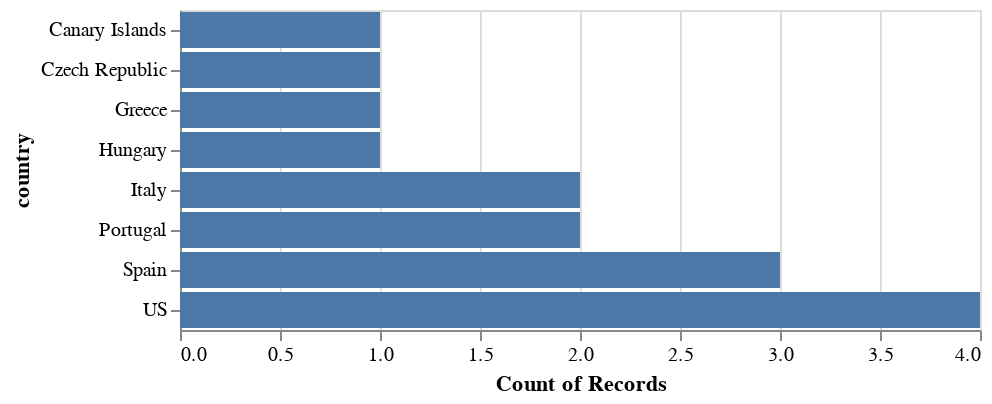

The code cell stored with this chart in its notebook:
### Code cell
barsplt = alt.Chart(holiday_dest).mark_bar().encode(
    y='country:N',
    #color='star_rating',
    x='count(country):Q'

)
barsplt

### Figure 1 — Vega-Lite specification as saved in the notebook (floating-point values rounded to 4 significant figures)
{"config": {"view": {"continuousWidth": 400, "continuousHeight": 300}}, "data": {"name": "data-614fe93f3e0cb127a16caa591b0c21ef"}, "mark": "bar", "encoding": {"x": {"aggregate": "count", "field": "country", "type": "quantitative"}, "y": {"field": "country", "type": "nominal"}}, "$schema": "https://vega.github.io/schema/vega-lite/v4.17.0.json", "datasets": {"data-614fe93f3e0cb127a16caa591b0c21ef": [{"destination": "Balaia Golf Village", "cities": "Algarve", "country": "Portugal", "package-including": 8, "feedback": "Good", "star_rating": "2-Star", "avg_reviews_score": 8.2}, {"destination": "Carlton & Grand Canal", "cities": "Rome", "country": "Italy", "package-including": 5, "feedback": "Excellent", "star_rating": "4-Star", "avg_reviews_score": 8.5}, {"destination": "Barcelona Universal", "cities": "Costa Bravia", "country": "Spain", "package-including": 4, "feedback": "Very Good", "star_rating": "5-Star", "avg_reviews_score": 9.4}, {"destination": "Aloft Arundel Mills", "cities": "Maryland", "country": "US", "package-including": 2, "feedback": "Good", "star_rating": "3-Star", "avg_reviews_score": 7.5}, {"destination": "Hemlock Hall", "cities": "New York", "country": "US", "package-including": 1, "feedback": "Bad", "star_rating": "2-Star", "avg_reviews_score": 6.8}, {"destination": "Maryciel", "cities": "Costa Blanca", "country": "Spain", "package-including": 2, "feedback": "Worse", "star_rating": "2-Star", "avg_reviews_score": 1.0}, {"destination": "Rancho Valencia Resort Spa", "cities": "San Francisco", "country": "US", "package-including": 9, "feedback": "Excellent", "star_rating": "5-Star", "avg_reviews_score": 7.5}, {"destination": "CHC Continental", "cities": "Venice", "country": "Italy", "package-including": 8, "feedback": "Very Good", "star_rating": "5-Star", "avg_reviews_score": 8.3}, {"destination": "The Inn at Solvang", "cities": "Pennsylvania", "country": "US", "package-including": 6, "feedback": "Good", "star_rating": "3-Star", "avg_reviews_score": 8.6}, {"destination": "Jupiter Lisboa", "cities": "Lisbon", "country": "Portugal", "package-including": 7, "feedback": "Very Good", "star_rating": "2-Star", "avg_reviews_score": 6.7}, {"destination": "Radisson Blu Resort ", "cities": "Crete", "country": "Greece", "package-including": 8, "feedback": "Excellent", "star_rating": "5-Star", "avg_reviews_score": 9.0}, {"destination": "Continental", "cities": "Budapest", "country": "Hungary", "package-including": 7, "feedback": "Very Good", "star_rating": "5-Star", "avg_reviews_score": 4.5}, {"destination": "Melia Benidorm", "cities": "Costa Blanca", "country": "Spain", "package-including": 5, "feedback": "Good", "star_rating": "4-Star", "avg_reviews_score": 4.8}, {"destination": "Playa Park Zensation", "cities": "Fuerteventura", "country": "Canary Islands", "package-including": 1, "feedback": "Bad", "star_rating": "1-Star", "avg_reviews_score": 1.5}, {"destination": "Grandior Hotel Prague", "cities": "Prague", "country": "Czech Republic", "package-including": 10, "feedback": "Excellent", "star_rating": "5-Star", "avg_reviews_score": 4.4}]}}
